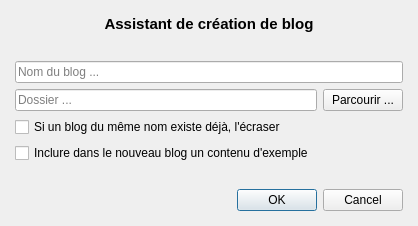
<?xml version="1.0" encoding="UTF-8"?>
<ui version="4.0">
 <class>BlogWizard</class>
 <widget class="QDialog" name="BlogWizard">
  <property name="geometry">
   <rect>
    <x>0</x>
    <y>0</y>
    <width>418</width>
    <height>226</height>
   </rect>
  </property>
  <property name="windowTitle">
   <string>Nouveau blog</string>
  </property>
  <property name="modal">
   <bool>true</bool>
  </property>
  <layout class="QVBoxLayout" name="verticalLayout_2">
   <property name="margin">
    <number>15</number>
   </property>
   <item>
    <layout class="QVBoxLayout" name="verticalLayout">
     <item>
      <widget class="QLabel" name="titleLabel">
       <property name="minimumSize">
        <size>
         <width>0</width>
         <height>40</height>
        </size>
       </property>
       <property name="text">
        <string>&lt;html&gt;&lt;head/&gt;&lt;body&gt;&lt;p align=&quot;center&quot;&gt;&lt;span style=&quot; font-size:11pt; font-weight:600;&quot;&gt;Assistant de création de blog&lt;/span&gt;&lt;/p&gt;&lt;/body&gt;&lt;/html&gt;</string>
       </property>
       <property name="alignment">
        <set>Qt::AlignLeading|Qt::AlignLeft|Qt::AlignTop</set>
       </property>
      </widget>
     </item>
     <item>
      <widget class="QLineEdit" name="nameEdit">
       <property name="placeholderText">
        <string>Nom du blog ...</string>
       </property>
      </widget>
     </item>
     <item>
      <layout class="QHBoxLayout" name="horizontalLayout">
       <item>
        <widget class="QLineEdit" name="folderEdit">
         <property name="placeholderText">
          <string>Dossier ...</string>
         </property>
        </widget>
       </item>
       <item>
        <widget class="QPushButton" name="browseButton">
         <property name="text">
          <string>Parcourir ...</string>
         </property>
        </widget>
       </item>
      </layout>
     </item>
     <item>
      <widget class="QCheckBox" name="overrideCheckbox">
       <property name="text">
        <string>Si un blog du même nom existe déjà, l'écraser</string>
       </property>
      </widget>
     </item>
     <item>
      <widget class="QCheckBox" name="sampleCheckbox">
       <property name="text">
        <string>Inclure dans le nouveau blog un contenu d'exemple</string>
       </property>
      </widget>
     </item>
     <item>
      <spacer name="verticalSpacer">
       <property name="orientation">
        <enum>Qt::Vertical</enum>
       </property>
       <property name="sizeHint" stdset="0">
        <size>
         <width>20</width>
         <height>40</height>
        </size>
       </property>
      </spacer>
     </item>
     <item>
      <widget class="QDialogButtonBox" name="buttonBox">
       <property name="orientation">
        <enum>Qt::Horizontal</enum>
       </property>
       <property name="standardButtons">
        <set>QDialogButtonBox::Cancel|QDialogButtonBox::Ok</set>
       </property>
      </widget>
     </item>
    </layout>
   </item>
  </layout>
 </widget>
 <resources/>
 <connections>
  <connection>
   <sender>buttonBox</sender>
   <signal>accepted()</signal>
   <receiver>BlogWizard</receiver>
   <slot>accept()</slot>
   <hints>
    <hint type="sourcelabel">
     <x>248</x>
     <y>254</y>
    </hint>
    <hint type="destinationlabel">
     <x>157</x>
     <y>274</y>
    </hint>
   </hints>
  </connection>
  <connection>
   <sender>buttonBox</sender>
   <signal>rejected()</signal>
   <receiver>BlogWizard</receiver>
   <slot>reject()</slot>
   <hints>
    <hint type="sourcelabel">
     <x>316</x>
     <y>260</y>
    </hint>
    <hint type="destinationlabel">
     <x>286</x>
     <y>274</y>
    </hint>
   </hints>
  </connection>
 </connections>
</ui>
